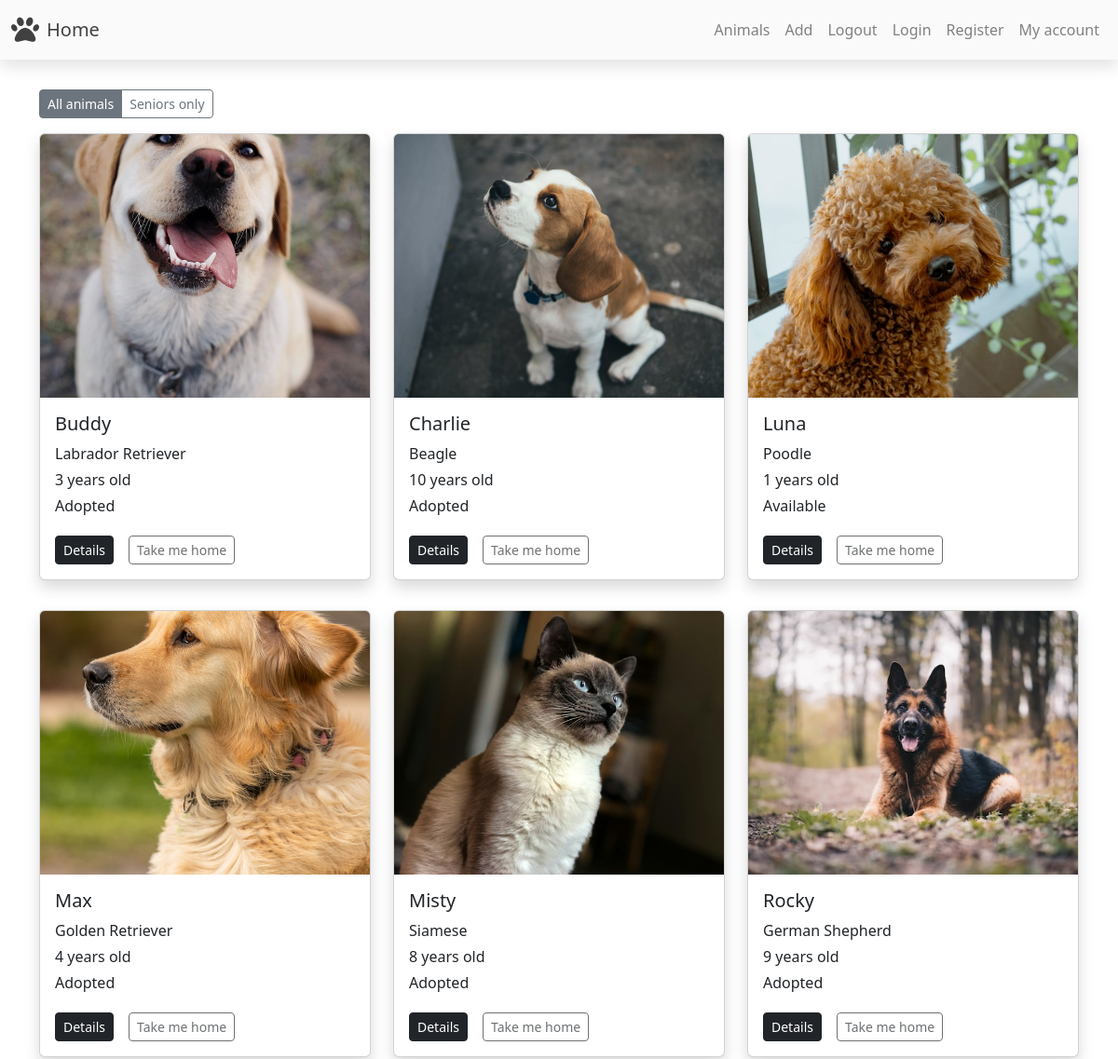
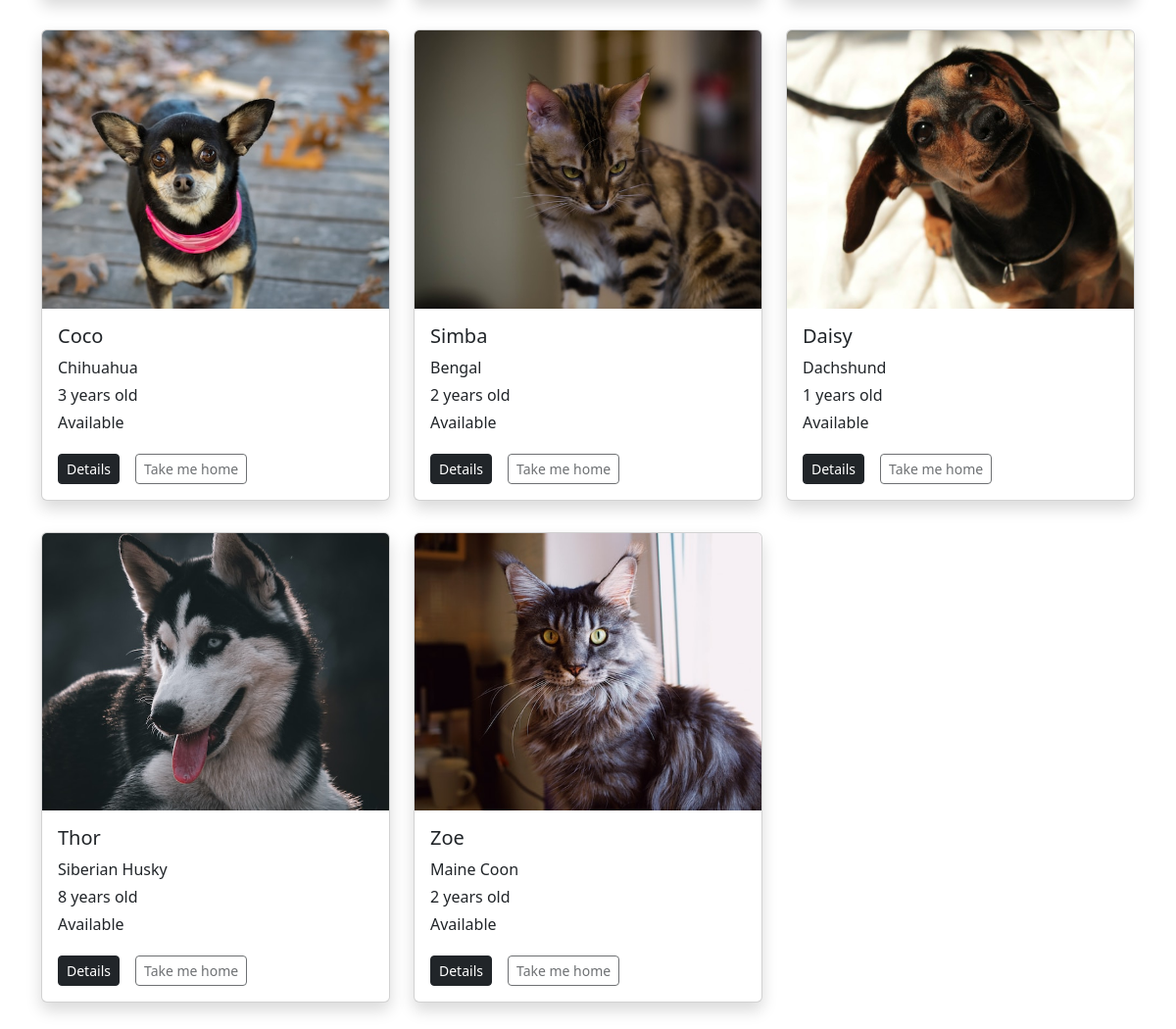
The app's page /home.php with its own data (2 pictures, top to bottom).
### tables this page shows
CREATE TABLE `animals` (
  `id` int(11) NOT NULL,
  `name` varchar(255) NOT NULL,
  `age` int(11) NOT NULL,
  `size` varchar(255) NOT NULL,
  `breed` varchar(255) NOT NULL,
  `vaccinated` varchar(255) NOT NULL,
  `location` varchar(255) NOT NULL,
  `status` varchar(255) NOT NULL,
  `picture` varchar(255) DEFAULT NULL,
  `description` varchar(255) DEFAULT NULL
);

### home.php (the view, shortened to what this page needs)
<?php
require_once "components/db_connect.php";
require_once "components/navbar.php";
$sql = "SELECT * FROM `animals` WHERE 1";
$result = mysqli_query($conn, $sql);
$cards = "";
if (mysqli_num_rows($result) > 0) {
  while ($row = mysqli_fetch_assoc($result)) {
    $cards .= "
    <div class='my-3'>
        <div class='card my-card shadow'>
          <img class='card-img-top object-fit-cover' src='pictures/$row[picture]' alt='...'>
          <div class='card-body'>
            <h5 class='card-title'>$row[name]</h5>
            <p class='card-text my-1'>$row[breed]</p>
            <p class='card-text my-1'>$row[age] years old</p>
            <p class='card-text'>$row[status]</p>
          </div>
          <div class='card-body pt-1'>
                <div class='d-flex no-wrap'>
                  <div>
                       <a href='animals/details.php?id=$row[id]' class='btn btn-dark btn-sm me-3'>Details</a>
                  </div>
                     <form action='' method='post'>
                     <input type='hidden' name='anim' value='$row[id]'>
                        <input ";
    if ($row["status"] == "Adopted" || !isset($_SESSION["user"])) {
      $cards .= "disabled";
    };
    $cards .= " type='submit' name='adopt' value='Take me home' class='btn btn-outline-dark btn-sm'>
                     </form>
                </div>
          </div>
        </div>
      </div>
    ";
  }
} else {
  $cards = "No data found.";
}
?>
<!DOCTYPE html>
<html lang="en">
<head>
  <link href="https://cdn.jsdelivr.net/npm/bootstrap@5.3.2/dist/css/bootstrap.min.css" rel="stylesheet">
  <link rel="stylesheet" href="style/style.css">
</head>
<body>
  <?= $navbar ?>
  <div class="container my-5 pt-5">
    <div class='btn-group btn-group-sm' role='group' aria-label='Basic mixed styles example'>
      <a href='home.php' class='btn btn-secondary'>All animals</a>
      <a href='seniors.php' class='btn btn-outline-secondary'>Seniors only</a>
    </div>
    <div class="row row-cols-xs-1 row-cols-sm-2 row-cols-md-2 row-cols-lg-3 row-cols-xl-3">
      <?= $cards ?>
    </div>
  </div>
</body>
</html>

### style/style.css (style rules this page uses)
.my-card img { aspect-ratio: 5/4; }

### records on screen
animals: picture (picture), name "Buddy", breed "Labrador Retriever", age "3", status "Adopted"
animals: picture (picture), name "Charlie", breed "Beagle", age "10", status "Adopted"
animals: picture (picture), name "Luna", breed "Poodle", age "1", status "Available"
animals: picture (picture), name "Max", breed "Golden Retriever", age "4", status "Adopted"
animals: picture (picture), name "Misty", breed "Siamese", age "8", status "Adopted"
animals: picture (picture), name "Rocky", breed "German Shepherd", age "9", status "Adopted"
animals: picture (picture), name "Coco", breed "Chihuahua", age "3", status "Available"
animals: picture (picture), name "Simba", breed "Bengal", age "2", status "Available"
animals: picture (picture), name "Daisy", breed "Dachshund", age "1", status "Available"
animals: picture (picture), name "Thor", breed "Siberian Husky", age "8", status "Available"
animals: picture (picture), name "Zoe", breed "Maine Coon", age "2", status "Available"
